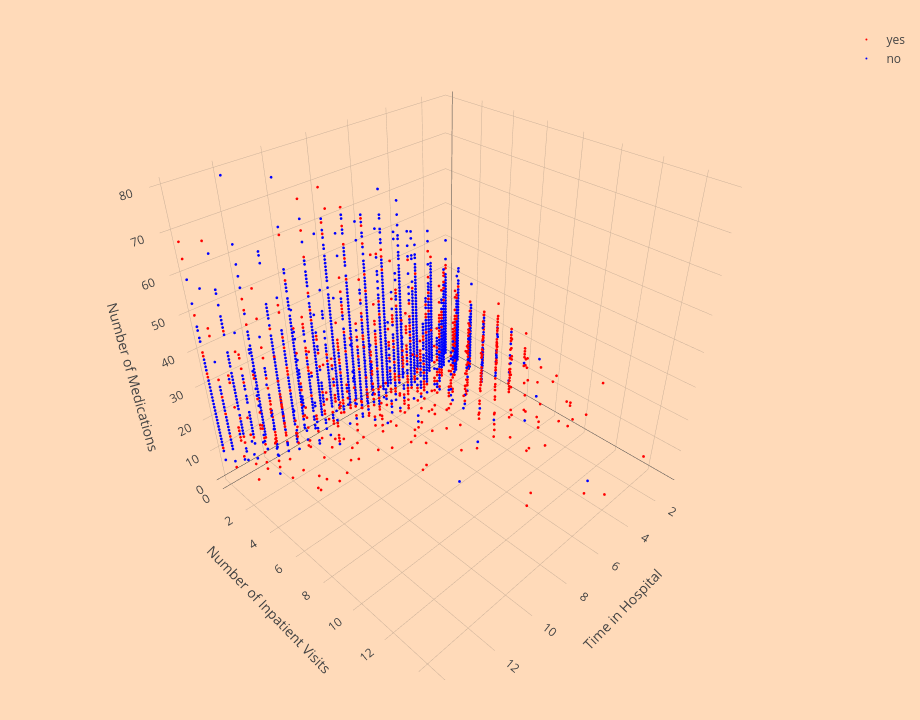

Here is the notebook cell this chart was saved with:
### Markdown cell above
Now I'm feeling adventurous, so let's create and one 3D plot just for fun!

### Code cell
# numerical variables

df_numerical <- df_train_imputed %>% 
  select_if(is.numeric)

# 3D scatter plot with Target_num as color and smaller points

plot_ly(
  df_numerical, 
#   x = ~jitter(time_in_hospital, amount = 0.1),
#   y = ~jitter(n_inpatient, amount = 0.1), 
#   z = ~jitter(n_medications, amount = 0.1), 
    
  x = ~time_in_hospital,
  y = ~n_inpatient, 
  z = ~n_medications, 
  color = ~df_train_imputed$Target , 
  colors = c("red", "blue"), 
  type = "scatter3d", 
  mode = "markers", 
  marker = list(size = 1.6)
) %>% 
  layout(
    scene = list(
      bgcolor = "#FFDAB9",
      xaxis = list(title = "Time in Hospital"),
      yaxis = list(title = "Number of Inpatient Visits"),
      zaxis = list(title = "Number of Medications")
    ),
    paper_bgcolor = "#FFDAB9"
  ) %>% 
  layout(
    width = 920,
    height =720
  )

### Figure 1 — Plotly figure (JSON) as saved in the notebook; plotly's stock layout.template omitted (floating-point values rounded to 4 significant figures; data arrays with more than 128 entries replaced by an {"elided": "..."} marker saying what was removed)
{"data": [{"error_x": {"color": "rgba(255,0,0,1)"}, "error_y": {"color": "rgba(255,0,0,1)"}, "line": {"color": "rgba(255,0,0,1)"}, "marker": {"color": "rgba(255,0,0,1)", "line": {"color": "rgba(255,0,0,1)"}, "size": 1.6}, "mode": "markers", "name": "yes", "textfont": {"color": "rgba(255,0,0,1)"}, "type": "scatter3d", "x": {"elided": "8815 int values"}, "y": {"elided": "8815 int values"}, "z": {"elided": "8815 int values"}}, {"error_x": {"color": "rgba(0,0,255,1)"}, "error_y": {"color": "rgba(0,0,255,1)"}, "line": {"color": "rgba(0,0,255,1)"}, "marker": {"color": "rgba(0,0,255,1)", "line": {"color": "rgba(0,0,255,1)"}, "size": 1.6}, "mode": "markers", "name": "no", "textfont": {"color": "rgba(0,0,255,1)"}, "type": "scatter3d", "x": {"elided": "9934 int values"}, "y": {"elided": "9934 int values"}, "z": {"elided": "9934 int values"}}], "layout": {"height": 720, "hovermode": "closest", "margin": {"b": 40, "l": 60, "r": 10, "t": 25}, "paper_bgcolor": "#FFDAB9", "scene": {"aspectmode": "auto", "aspectratio": {"x": 1, "y": 1, "z": 1}, "bgcolor": "#FFDAB9", "xaxis": {"title": {"text": "Time in Hospital"}, "type": "linear"}, "yaxis": {"title": {"text": "Number of Inpatient Visits"}, "type": "linear"}, "zaxis": {"title": {"text": "Number of Medications"}, "type": "linear"}}, "showlegend": true, "width": 920}}
